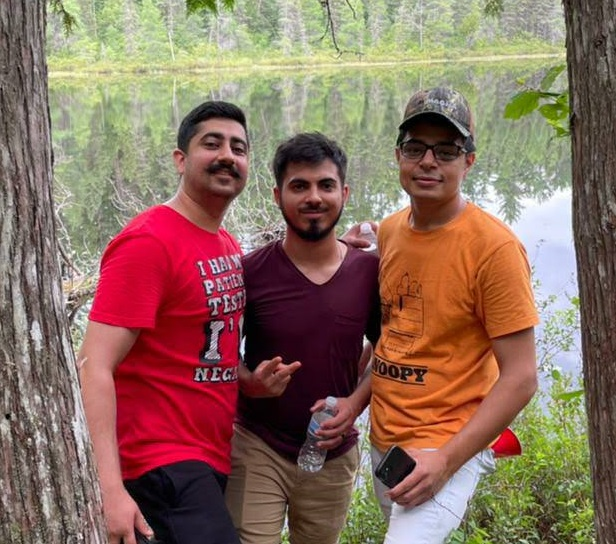
#> input picture IMG-20210808-WA0010.jpg, 616 x 544 px
$ jupyter execute Image_Face_Recognition_ML.ipynb
#> lines starting #> are read from the running program, lines starting #| are printed output that depends on the picture
<a href="https://colab.research.google.com/github/nitishrajput/Image-Face-Recognition-ML/blob/main/Image_Face_Recognition_ML.ipynb" target="_parent"></a>

[cell 1]
import cv2
from google.colab.patches import cv2_imshow
imagePath = "IMG-20210808-WA0010.jpg"
# Create the haar cascade
#faceCascade = cv2.CascadeClassifier(cascPath)
faceCascade = cv2.CascadeClassifier(cv2.data.haarcascades +'haarcascade_frontalface_default.xml')
# Read the image
image = cv2.imread(imagePath)
#> image is the input picture: shape (544, 616, 3); mean B, G, R 94, 108.7, 139.2
gray = cv2.cvtColor(image, cv2.COLOR_BGR2GRAY)
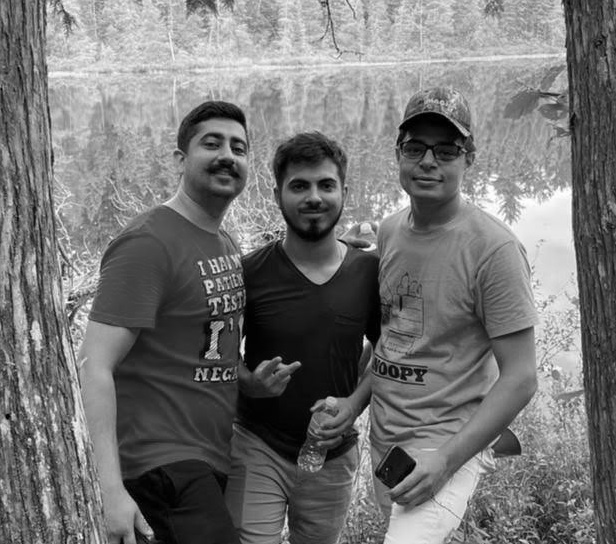
#> gray: shape (544, 616); min 0, max 255, mean 116.2
# Detect faces in the image
faces = faceCascade.detectMultiScale(
    gray,
    scaleFactor=1.1,
    minNeighbors=5,
    minSize=(30, 30),
    flags = cv2.CASCADE_SCALE_IMAGE
)
#> faces = [[274, 155, 78, 78], [183, 113, 80, 80], [390, 122, 76, 76]]

print ("Found {0} faces!".format(len(faces)))
#| Found 3 faces!

import matplotlib.pyplot as plt
import matplotlib.patches as ptch
# load image using cv2....and do processing.
print("plt.imshow(cv2.cvtColor(image, cv2.COLOR_BGR2RGB))")
plt.imshow(cv2.cvtColor(image, cv2.COLOR_BGR2RGB))
# as opencv loads in BGR format by default, we want to show it in RGB.
print("plt.show()")
plt.show()

figure, ax = plt.subplots(1)
for (x, y, w, h) in faces:
    rect = ptch.Rectangle((x,y),w,h, edgecolor='g', facecolor="none")
    ax.imshow(image)
    ax.add_patch(rect)
#> this loop made 3 passes
cv2.waitKey(0)
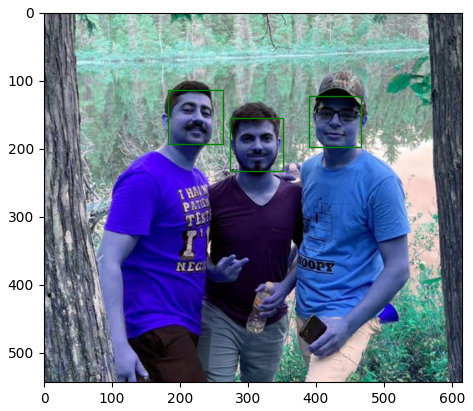
#> figure drawn by matplotlib, 1 panel; B, G, R data is drawn as R, G, B
